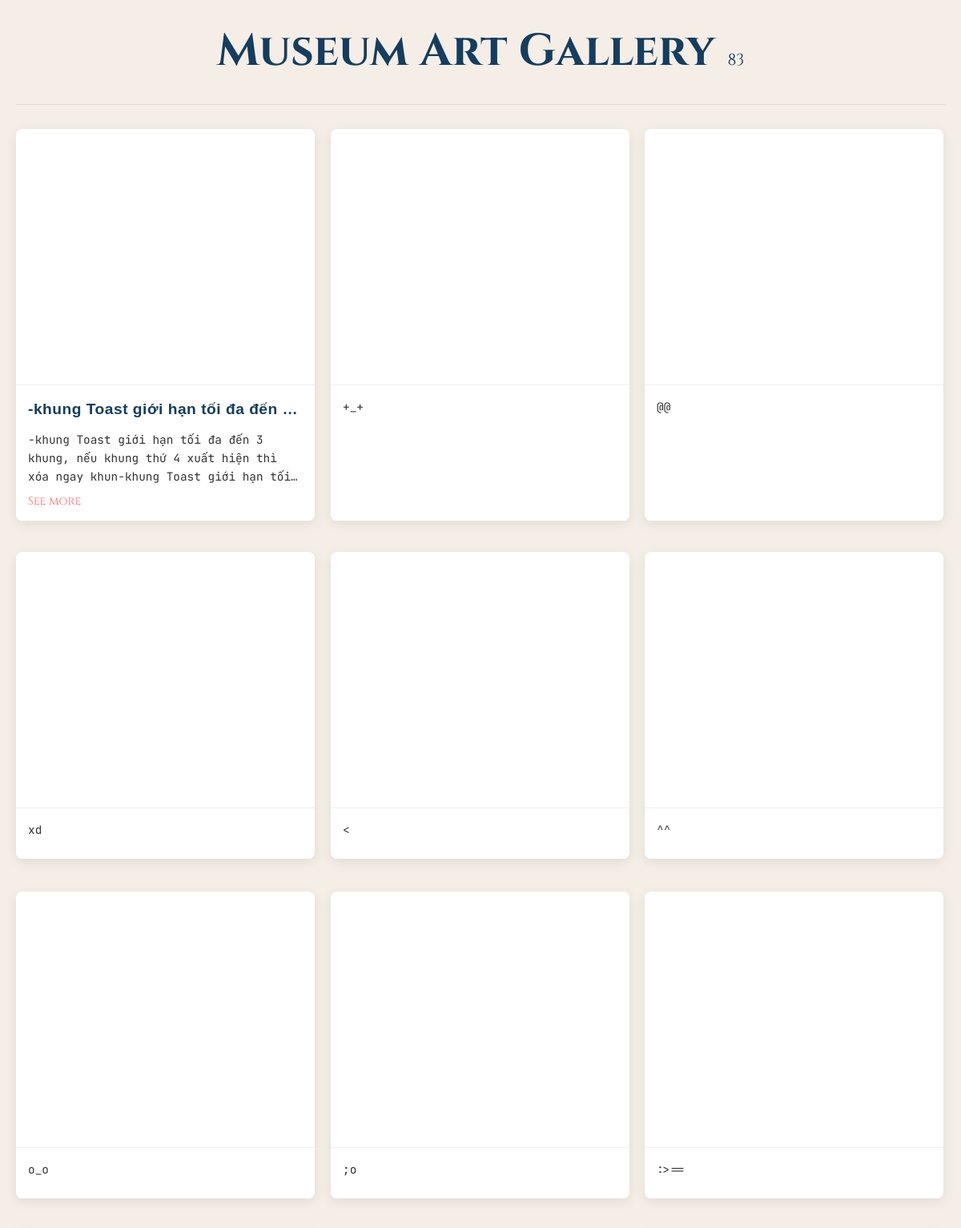
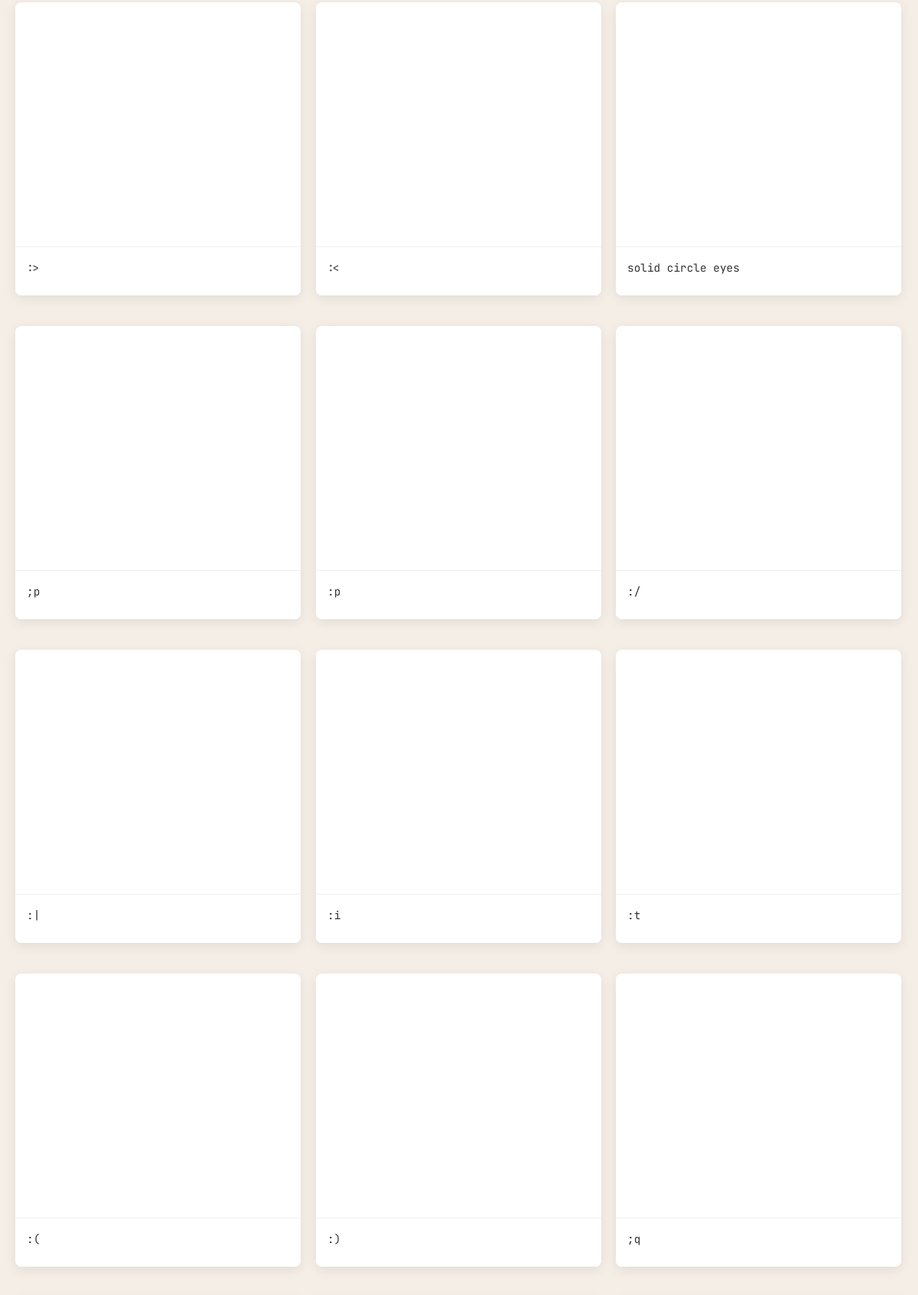
The page / (upper part) on the database its author committed (2 pictures, top to bottom).
### tables this page shows
CREATE TABLE artworks (
        id INTEGER PRIMARY KEY AUTOINCREMENT,
        title TEXT,
        description TEXT NOT NULL,
        image_path TEXT NOT NULL,
        created_at TIMESTAMP DEFAULT CURRENT_TIMESTAMP
    , position INTEGER);

### routes.py (the view)
    @app.route('/')
    def index():
        conn = get_db_connection()
        artworks = conn.execute('SELECT * FROM artworks ORDER BY position DESC').fetchall()
        conn.close()
        return render_template('index.html', artworks=artworks)

### app.py (called while the page is built)
@app.after_request
def after_request(response):
    response.headers['X-Content-Type-Options'] = 'nosniff'
    response.headers['X-Frame-Options'] = 'DENY'
    response.headers['X-XSS-Protection'] = '1; mode=block'
    return response

### db.py (called while the page is built)
def get_db_connection():
    conn = sqlite3.connect('database.db')
    conn.row_factory = sqlite3.Row
    return conn

### templates/index.html (shortened to what this page needs)
<!DOCTYPE html>
<html lang="en">
<head>
    <link rel="stylesheet" href="{{ url_for('static', filename='css/fonts.css') }}">
    <link rel="stylesheet" href="{{ url_for('static', filename='css/style.css') }}">
    <link rel="stylesheet" href="{{ url_for('static', filename='css/all.min.css') }}">
</head>
<body>
    <header>
      <h1>Museum Art Gallery</h1>
      <p class="image-count"><span id="image-total">0</span></p>
    </header>
    <main>
      <div id="gallery" class="gallery">
        {% for artwork in artworks %}
        <div class="artwork" data-id="{{ artwork.id }}">
            <div class="artwork-container">
            </div>
            <div class="artwork-info">
                {% if artwork.title %}
                <h3 class="artwork-title" data-id="{{ artwork.id }}">{{ artwork.title }}</h3>
                {% endif %}
                <div class="artwork-description">
                    <p class="truncated-description">{{ artwork.description }}</p>
                    {% if artwork.description|length > 120 %}
                    <button class="btn-see-more" data-id="{{ artwork.id }}">See more</button>
                    {% endif %}
                </div>
            </div>
        </div>
        {% endfor %}
      </div>
    </main>
</body>
</html>

### static/css/base.css (style rules this page uses)
:root { --background-color: #f5eee6; --title-color: #143D60; --button-color: #ff6b6b; --button-hover-color: #ff8787; --text-color: #333; --border-color: #ddd; }
* { margin: 0; padding: 0; box-sizing: border-box; }
body { font-family: 'Cinzel', serif; background-color: var(--background-color); color: var(--text-color); line-height: 1.6; padding: 20px; }
header { display: flex; align-items: baseline; justify-content: center; gap: 1rem; margin-bottom: 30px; padding-bottom: 20px; border-bottom: 1px solid var(--border-color); text-align: center; }
h1 { margin: 0; font-size: 3.5rem; color: var(--title-color); }
.image-count { margin: 0; font-size: 1.25rem; color: var(--title-color); transition: transform 0.2s ease; }

### static/css/gallery.css (style rules this page uses)
.gallery { display: flex; flex-wrap: wrap; justify-content: flex-start; gap: 20px; margin-top: 20px; }
.artwork { width: calc(20% - 16px); margin-bottom: 20px; background-color: white; border-radius: 8px; overflow: hidden; box-shadow: 0 4px 15px rgba(0, 0, 0, 0.08); transition: all 0.3s cubic-bezier(0.25, 0.46, 0.45, 0.94); display: flex; flex-direction: column; will-change: transform; transform: translateZ(0); backface-visibility: hidden; contain: layout style paint; }
.artwork-container { position: relative; height: 320px; overflow: hidden; border-bottom: 1px solid #f0f0f0; }
.artwork-info { padding: 15px; flex-grow: 1; display: flex; flex-direction: column; background-color: white; }
.artwork-info h3 { color: var(--title-color); margin-bottom: 10px; font-size: 1.2rem; font-weight: 600; letter-spacing: 0.5px; font-family: 'Tahoma', sans-serif; white-space: nowrap; overflow: hidden; text-overflow: ellipsis; cursor: pointer; }
.artwork-description { display: flex; flex-direction: column; }
.truncated-description { display: -webkit-box; -webkit-line-clamp: 3; -webkit-box-orient: vertical; overflow: hidden; margin-bottom: 10px; font-size: 0.9rem; font-family: 'JetBrains Mono', monospace; }
.btn-see-more { align-self: flex-start; background: none; border: none; color: var(--button-color); cursor: pointer; font-family: 'Cinzel', serif; font-size: 0.9rem; padding: 0; transition: all 0.3s ease; }

### static/css/responsive.css (style rules this page uses)
@media (max-width: 1600px) { .artwork { width: calc(25% - 15px); } }
@media (max-width: 1200px) { .artwork { width: calc(33.333% - 14px); } }

### rows shown on the page
artworks: title "-khung Toast giới hạn tối đa đến…", description "-khung Toast giới hạn tối đa đến 3 khung, nếu khung thứ 4 xuất hiện thì xóa ngay khun-khung Toast giới hạn…"
artworks: description "+_+"
artworks: description "@@"
artworks: description "xd"
artworks: description "<"
artworks: description "^^"
artworks: description "o_o"
artworks: description ";o"
artworks: description ":>=="
artworks: description ":>"
artworks: description ":<"
artworks: description "solid circle eyes"
artworks: description ";p"
artworks: description ":p"
artworks: description ":/"
artworks: description ":|"
artworks: description ":i"
artworks: description ":t"
artworks: description ":("
artworks: description ":)"
artworks: description ";q"
